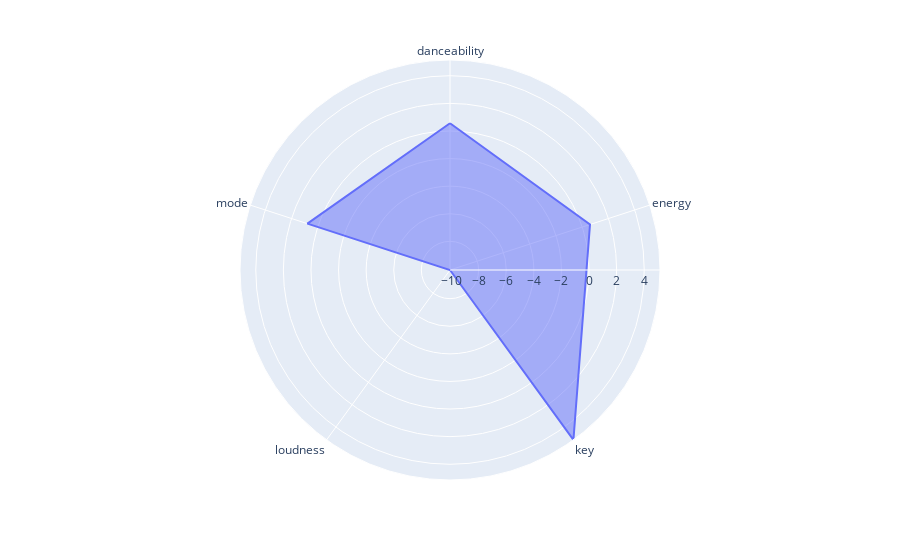

Notebook cell for this chart:
### Code cell
# Radar Chart 
import plotly.express as px

fig = px.line_polar(q ,r=col_vals, theta=col_names, line_close=True)
fig.update_traces(fill='toself')
fig.show()

### Figure 1 — Plotly figure (JSON) as saved in the notebook; plotly's stock layout.template omitted (floating-point values rounded to 4 significant figures)
{"data": [{"fill": "toself", "hovertemplate": "r=%{r}<br>theta=%{theta}<extra></extra>", "legendgroup": "", "line": {"color": "#636efa", "dash": "solid"}, "marker": {"symbol": "circle"}, "mode": "lines", "name": "", "r": [0.5615, 0.5922, 5.144, -10.08, 0.7916, 0.5615], "showlegend": false, "subplot": "polar", "theta": ["danceability", "energy", "key", "loudness", "mode", "danceability"], "type": "scatterpolar"}], "layout": {"autosize": true, "legend": {"tracegroupgap": 0}, "margin": {"t": 60}, "polar": {"angularaxis": {"direction": "clockwise", "rotation": 90, "type": "category"}, "domain": {"x": [0, 1], "y": [0, 1]}, "radialaxis": {"angle": 0, "autorange": false, "range": [-10.08, 5.144], "type": "linear"}}}}
